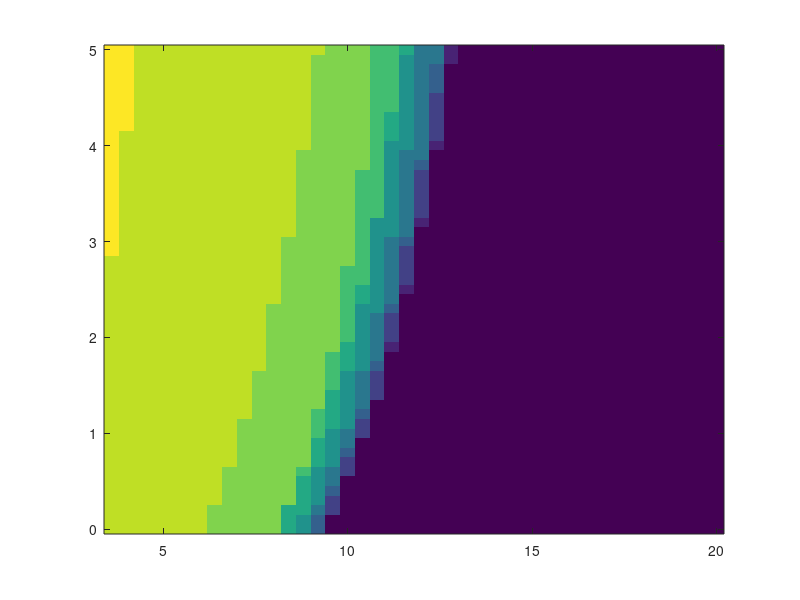

Source code (MATLAB):
%close all;
%clear;
%% Parameters
% Reduce dynamics to 2 parameters: flow response sigma0 and ECT-2
% inactivation by AIR-1. Try to obtain some parameters that match all
% embryos in cytokinesis
L = 134.6;
koffM = 1/60; % set timescale
ell = 0.1;
Sigma0 = 0.6*4;
D = 0.1/(L^2*koffM);    % In membrane diffusion
% ECT-2 parameters
KoffE = 0.33/koffM;    % 3 s lifetime
pol = 1;
if (pol)
    KoffE=KoffE*1.2;
end
% Myosin params
expfb=2;
if (expfb==2)
    K_EM = 9;
    K_fb = 3.6*3;
elseif (expfb==3)
    K_EM = 6.5;
    K_fb = 5.25;
elseif (expfb==4)
    K_EM = 5.9;
    K_fb = 10.8;
end

KMEs=0:0.1:5;
Sigma0s=1:0.2:3;
Kfbs=3.6:0.4:20;
for iL=1:length(KMEs)
for iS=1:length(Kfbs)
% Varied params
K_ME = KMEs(iL);
K_fb = Kfbs(iS);
%Sigma0=2.4;%Sigma0s(iS);
% Solve numerically for the steady state (uniform everything)
KonE = KoffE*0.1/((1 + K_ME*0.3)*0.9);
F = @(me) [KonE*(1 + K_ME*me(1))*(1-me(2)) - KoffE*me(2);
         K_EM*me(2)*(1-me(1)) - me(1) - K_fb*me(1).^expfb];
[x,fval] = fsolve(F,[0.3;0.1]);
M0=x(1);
E0=x(2);

% Build matrix for each k and compute eigenvalues
for k=1:10
M11 = (2*pi*k)^2*ell*Sigma0*M0/(1+(2*pi*k*ell)^2) - D*(2*pi*k)^2-1-expfb*M0^(expfb-1)*K_fb;
M12 = K_EM*(1-M0);
M21 = (2*pi*k)^2*ell*Sigma0*E0/(1+(2*pi*k*ell)^2) + KonE*K_ME*(1-E0);
M22 = -D*(2*pi*k)^2 - KoffE;
AllDets(k)=det([M11 M12; M21 M22]);
AllTraces(k)=trace([M11 M12; M21 M22]);
end
nUnstableModes(iL,iS)=sum(AllDets<0 | AllTraces > 0);
E0s(iL,iS)=E0;
M0s(iL,iS)=M0;
M0Effs(iL,iS)=M0*K_ME;
end
end
% figure(1)
imagesc(Kfbs,KMEs,nUnstableModes)
set(gca,'YDir','Normal')
% figure(2)